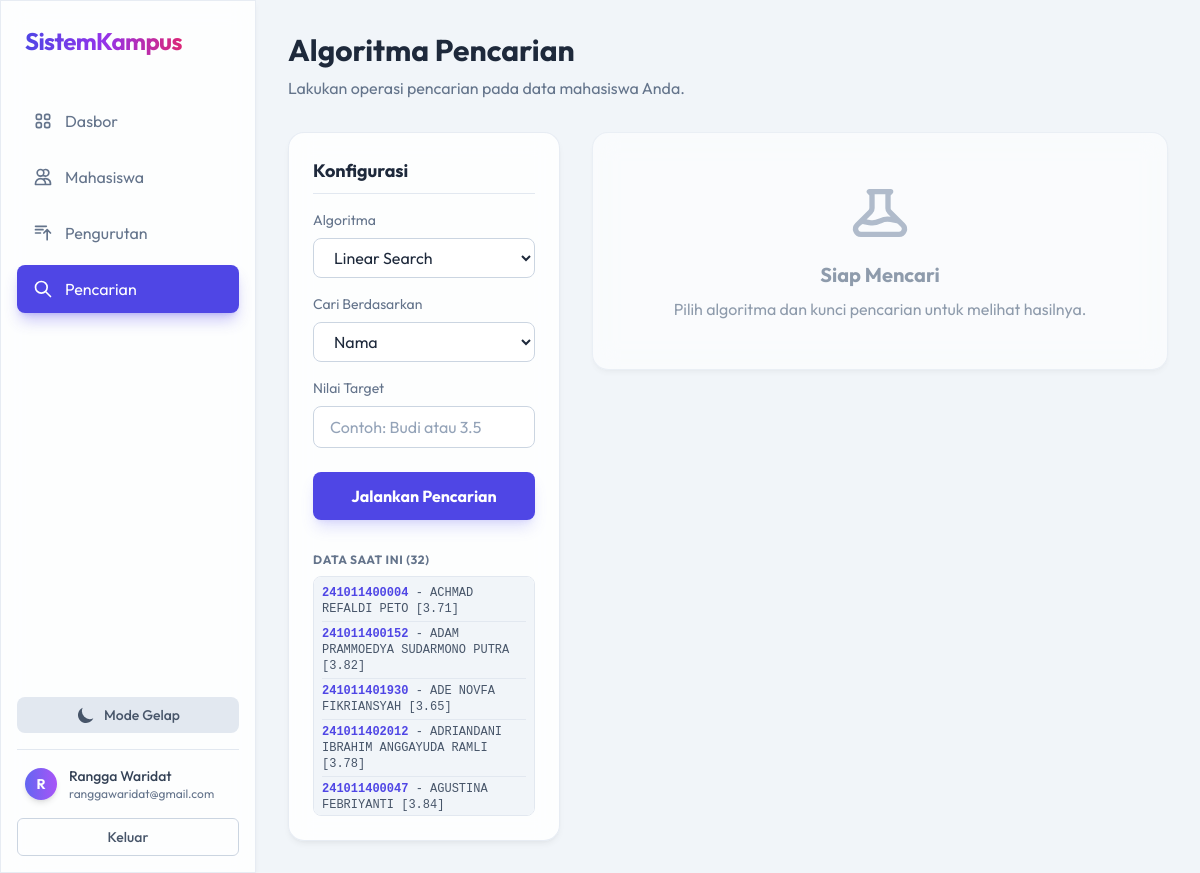
The page /searching (signed in) on the database its author committed.
### app/models.py (models this page shows, shortened)
class Person(Base):
    __abstract__ = True
    id = Column(Integer, primary_key=True, index=True)
    nama = Column(String, index=True)
    email = Column(String, unique=True, index=True)
    created_at = Column(DateTime(timezone=True), server_default=func.now())

class User(Person):
    __tablename__ = "users"
    hashed_password = Column(String)

class Student(Person):
    __tablename__ = "students"
    nim = Column(String, unique=True, index=True) # ID Mahasiswa
    jurusan = Column(String)
    ipk = Column(Float)

### app/routers/algorithms.py (the view)
@router.get("/searching")
async def searching_page(request: Request, user: models.User = Depends(require_user), db: Session = Depends(get_db)):
    mgr = StudentManager(db)
    students = mgr.get_all()
    return templates.TemplateResponse("searching.html", {
        "request": request,
        "user": user,
        "students": students,
        "active_page": "searching"
    })

### app/templates/searching.html (shortened to what this page needs)
{% extends "base.html" %}
{% block content %}
<div class="mb-8">
    <h1 class="text-3xl font-bold text-slate-800 dark:text-white mb-2">Algoritma Pencarian</h1>
    <p class="text-slate-500 dark:text-slate-400">Lakukan operasi pencarian pada data mahasiswa Anda.</p>
</div>
<div class="grid grid-cols-1 lg:grid-cols-3 gap-8">
    <div class="lg:col-span-1 space-y-6">
        <div class="glass-panel p-6 rounded-2xl">
            <form action="/searching/run" method="post" id="algoForm">
                <h3
                    class="text-lg font-bold text-slate-800 dark:text-white mb-4 border-b border-slate-200 dark:border-slate-700 pb-2">
                    Konfigurasi</h3>
                <div class="mb-4">
                    <label class="block text-slate-500 dark:text-slate-400 mb-2 text-sm">Algoritma</label>
                    <select name="algorithm" id="searching-select"
                        class="w-full bg-white dark:bg-slate-900/50 border border-slate-300 dark:border-white/10 rounded-lg px-4 py-2 focus:outline-none focus:border-indigo-500 text-slate-800 dark:text-white transition-colors">
                        <option value="linear" {% if selected_algorithm=='linear' %}selected{% endif %}>Linear Search
                        </option>
                    </select>
                </div>
                <div class="mb-4">
                    <label class="block text-slate-500 dark:text-slate-400 mb-2 text-sm">Cari Berdasarkan</label>
                    <select name="sort_key"
                        class="w-full bg-white dark:bg-slate-900/50 border border-slate-300 dark:border-white/10 rounded-lg px-4 py-2 focus:outline-none focus:border-indigo-500 text-slate-800 dark:text-white transition-colors">
                        <option value="nama" {% if selected_key=='nama' %}selected{% endif %}>Nama</option>
                    </select>
                </div>
                <div class="mb-6" id="target-input-group">
                    <label class="block text-slate-500 dark:text-slate-400 mb-2 text-sm">Nilai Target</label>
                    <input type="text" name="target_input" value="{{ target_input if target_input else '' }}"
                        class="w-full bg-white dark:bg-slate-900/50 border border-slate-300 dark:border-white/10 rounded-lg px-4 py-2 focus:outline-none focus:border-indigo-500 text-slate-800 dark:text-white placeholder-slate-400 dark:placeholder-slate-500 transition-colors"
                        placeholder="Contoh: Budi atau 3.5">
                </div>
                <button type="submit"
                    class="w-full bg-indigo-600 hover:bg-indigo-500 text-white font-bold py-3 rounded-lg transition shadow-lg shadow-indigo-500/20">
                    Jalankan Pencarian
                </button>
            </form>
            <div class="mt-8">
                <h4 class="text-xs font-bold text-slate-500 dark:text-slate-400 mb-2 uppercase tracking-wider">Data Saat
                    Ini ({{ students|length }})</h4>
                <div
                    class="bg-slate-100 dark:bg-slate-900/50 rounded-lg border border-slate-200 dark:border-white/5 p-2 max-h-60 overflow-y-auto text-xs font-mono">
                    {% for student in students %}
                    <div
                        class="mb-1 text-slate-600 dark:text-slate-400 border-b border-slate-200 dark:border-white/5 pb-1">
                        <span class="text-indigo-600 dark:text-indigo-400 font-semibold">{{ student.nim }}</span> - {{
                        student.nama }} [{{ student.ipk }}]
                    </div>
                    {% else %}
                    <div class="text-slate-500 text-center py-4 italic">Tidak ada data. Tambahkan mahasiswa dahulu.
                    </div>
                    {% endfor %}
                </div>
            </div>
        </div>
    </div>
    <div class="lg:col-span-2">
        {% if result %}
        <div class="glass-panel p-6 rounded-2xl mb-6">
            <h3 class="text-xl font-bold text-slate-800 dark:text-white mb-4 flex items-center">
                <span class="w-2 h-8 bg-green-500 rounded-full mr-3"></span>
                Hasil Eksekusi
            </h3>
            <div class="grid grid-cols-2 display-gap gap-4 mb-6">
                <div
                    class="bg-white/60 dark:bg-slate-900/50 p-4 rounded-xl border border-slate-200 dark:border-white/5 shadow-sm dark:shadow-none">
                    <span class="text-slate-500 dark:text-slate-400 text-xs uppercase block mb-1">Kompleksitas
                        Waktu</span>
                    <span class="text-xl font-mono text-purple-600 dark:text-purple-400 font-bold">{{ result.complexity
                        }}</span>
                </div>
                <div
                    class="bg-white/60 dark:bg-slate-900/50 p-4 rounded-xl border border-slate-200 dark:border-white/5 shadow-sm dark:shadow-none">
                    <span class="text-slate-500 dark:text-slate-400 text-xs uppercase block mb-1">Waktu Eksekusi</span>
                    <span class="text-xl font-mono text-blue-600 dark:text-blue-400 font-bold">{{ result.time_taken
                        }}</span>
                </div>
                <div
                    class="bg-white/60 dark:bg-slate-900/50 p-4 rounded-xl border border-slate-200 dark:border-white/5 shadow-sm dark:shadow-none">
                    <span class="text-slate-500 dark:text-slate-400 text-xs uppercase block mb-1">Langkah/Operasi</span>
                    <span class="text-xl font-mono text-pink-600 dark:text-pink-400 font-bold">{{ result.steps }}</span>
                </div>
                <div
                    class="bg-white/60 dark:bg-slate-900/50 p-4 rounded-xl border border-slate-200 dark:border-white/5 shadow-sm dark:shadow-none">
                    <span class="text-slate-500 dark:text-slate-400 text-xs uppercase block mb-1">Ditemukan?</span>
                    <span
                        class="text-xl font-mono font-bold {% if result.found %}text-green-600 dark:text-green-400{% else %}text-red-600 dark:text-red-400{% endif %}">
                        {{ "YA" if result.found else "TIDAK" }} {% if result.found %}(Index: {{ result.index }}){% endif
                        %}
                    </span>
                </div>
            </div>
            {% if result.found %}
            <div
                class="bg-green-50 dark:bg-green-500/10 p-4 rounded-xl border border-green-200 dark:border-green-500/20 mt-4">
                <span class="text-green-600 dark:text-green-400 text-xs uppercase block mb-2 font-bold">Item
                    Ditemukan</span>
                <div class="font-mono text-sm text-slate-800 dark:text-white">
                    Target "{{ target_input }}" ditemukan pada index {{ result.index }}.
                </div>
            </div>
            {% endif %}
        </div>
        {% else %}
        <div
            class="glass-panel p-12 rounded-2xl flex flex-col items-center justify-center text-center opacity-70 border-dashed border-2 border-slate-300 dark:border-slate-600">
            <h3 class="text-xl font-bold text-slate-500 dark:text-slate-400">Siap Mencari</h3>
            <p class="text-slate-500 mt-2">Pilih algoritma dan kunci pencarian untuk melihat hasilnya.</p>
        </div>
        {% endif %}
    </div>
</div>
{% endblock %}

### app/templates/base.html (shortened to what this page needs)
<!DOCTYPE html>
<html lang="id" class="dark">
<head>
    <script src="https://cdn.tailwindcss.com"></script>
</head>
<body
    class="antialiased min-h-screen flex flex-col md:flex-row bg-lightbg dark:bg-darkbg text-slate-800 dark:text-slate-200 transition-colors duration-300">
    <aside
        class="w-full md:w-64 glass-panel flex-shrink-0 hidden md:flex flex-col h-screen sticky top-0 border-r border-slate-200 dark:border-white/10">
        <div class="p-6 text-2xl font-bold tracking-tight">
            <span class="gradient-text">SistemKampus</span>
        </div>
        <nav class="flex-1 px-4 space-y-2 mt-4">
            <a href="/dashboard"
                class="flex items-center px-4 py-3 rounded-lg transition-all duration-200 {% if active_page == 'dashboard' %}bg-primary text-white shadow-lg shadow-primary/30{% else %}text-slate-500 dark:text-slate-400 hover:bg-slate-200 dark:hover:bg-white/5 hover:text-slate-900 dark:hover:text-white{% endif %}">
                Dasbor
            </a>
            <a href="/students"
                class="flex items-center px-4 py-3 rounded-lg transition-all duration-200 {% if active_page == 'students' %}bg-primary text-white shadow-lg shadow-primary/30{% else %}text-slate-500 dark:text-slate-400 hover:bg-slate-200 dark:hover:bg-white/5 hover:text-slate-900 dark:hover:text-white{% endif %}">
                <svg class="w-5 h-5 mr-3" fill="none" stroke="currentColor" viewBox="0 0 24 24">
                    <path stroke-linecap="round" stroke-linejoin="round" stroke-width="2"
                        d="M12 4.354a4 4 0 110 5.292M15 21H3v-1a6 6 0 0112 0v1zm0 0h6v-1a6 6 0 00-9-5.197M13 7a4 4 0 11-8 0 4 4 0 018 0z">
                    </path>
                </svg>
                Mahasiswa
            </a>
            <a href="/sorting"
                class="flex items-center px-4 py-3 rounded-lg transition-all duration-200 {% if active_page == 'sorting' %}bg-primary text-white shadow-lg shadow-primary/30{% else %}text-slate-500 dark:text-slate-400 hover:bg-slate-200 dark:hover:bg-white/5 hover:text-slate-900 dark:hover:text-white{% endif %}">
                <svg class="w-5 h-5 mr-3" fill="none" stroke="currentColor" viewBox="0 0 24 24">
                    <path stroke-linecap="round" stroke-linejoin="round" stroke-width="2"
                        d="M3 4h13M3 8h9m-9 4h6m4 0l4-4m0 0l4 4m-4-4v12"></path>
                </svg>
                Pengurutan
            </a>
            <a href="/searching"
                class="flex items-center px-4 py-3 rounded-lg transition-all duration-200 {% if active_page == 'searching' %}bg-primary text-white shadow-lg shadow-primary/30{% else %}text-slate-500 dark:text-slate-400 hover:bg-slate-200 dark:hover:bg-white/5 hover:text-slate-900 dark:hover:text-white{% endif %}">
                <svg class="w-5 h-5 mr-3" fill="none" stroke="currentColor" viewBox="0 0 24 24">
                    <path stroke-linecap="round" stroke-linejoin="round" stroke-width="2"
                        d="M21 21l-6-6m2-5a7 7 0 11-14 0 7 7 0 0114 0z"></path>
                </svg>
                Pencarian
            </a>
        </nav>
        <div class="p-4">
            <button id="theme-toggle"
                class="w-full mb-4 flex items-center justify-center space-x-2 py-2 rounded-lg bg-slate-200 dark:bg-slate-800 hover:bg-slate-300 dark:hover:bg-slate-700 transition-colors text-sm text-slate-600 dark:text-slate-300 font-medium">
                <svg id="theme-toggle-dark-icon" class="hidden w-5 h-5" fill="currentColor" viewBox="0 0 20 20">
                    <path d="M17.293 13.293A8 8 0 016.707 2.707a8.001 8.001 0 1010.586 10.586z"></path>
                </svg>
                <span id="theme-toggle-text">Ganti Tema</span>
            </button>
            <div class="border-t border-slate-200 dark:border-slate-700 pt-4">
                <div class="flex items-center mb-4 px-2">
                    <div
                        class="w-8 h-8 rounded-full bg-gradient-to-r from-indigo-500 to-purple-500 flex items-center justify-center font-bold text-sm text-white shadow-md">
                        {{ user.nama[0] if user else 'T' }}
                    </div>
                    <div class="ml-3 overflow-hidden">
                        <p class="text-sm font-medium text-slate-700 dark:text-white truncate">{{ user.nama if user else
                            'Tamu' }}</p>
                        <p class="text-xs text-slate-500 dark:text-slate-400 truncate">{{ user.email if user else '' }}
                        </p>
                    </div>
                </div>
                <a href="/logout"
                    class="block w-full text-center py-2 px-4 rounded-md border border-slate-300 dark:border-slate-600 hover:bg-red-500 hover:text-white hover:border-red-500 dark:hover:bg-red-500/20 dark:hover:text-red-300 transition-all text-sm text-slate-600 dark:text-slate-300 font-medium">
                    Keluar
                </a>
            </div>
        </div>
    </aside>
    <main class="flex-1 p-4 md:p-8 overflow-y-auto w-full">
        {% block content %}{% endblock %}
    </main>
</body>
</html>

### app/templates/base.html (style rules this page uses)
body { font-family: 'Outfit', sans-serif; }
html:not(.dark) .glass-panel { background: rgba(255, 255, 255, 0.85); backdrop-filter: blur(12px); border: 1px solid rgba(226, 232, 240, 0.8); box-shadow: 0 4px 6px -1px rgba(0, 0, 0, 0.05), 0 2px 4px -1px rgba(0, 0, 0, 0.03); }
.gradient-text { background: linear-gradient(to right, #4f46e5, #9333ea, #db2777); -webkit-background-clip: text; -webkit-text-fill-color: transparent; }

### rows shown on the page
User: nama "R", nama "Rangga Waridat", email "ranggawaridat@gmail.com"
Student: nim "241011400004", nama "ACHMAD REFALDI PETO", ipk "3.71"
Student: nim "241011400152", nama "ADAM PRAMMOEDYA SUDARMONO PUTRA", ipk "3.82"
Student: nim "241011401930", nama "ADE NOVFA FIKRIANSYAH", ipk "3.65"
Student: nim "241011402012", nama "ADRIANDANI IBRAHIM ANGGAYUDA RAMLI", ipk "3.78"
Student: nim "241011400047", nama "AGUSTINA FEBRIYANTI", ipk "3.84"

### other values the page prints
{{ students|length }} "32"
